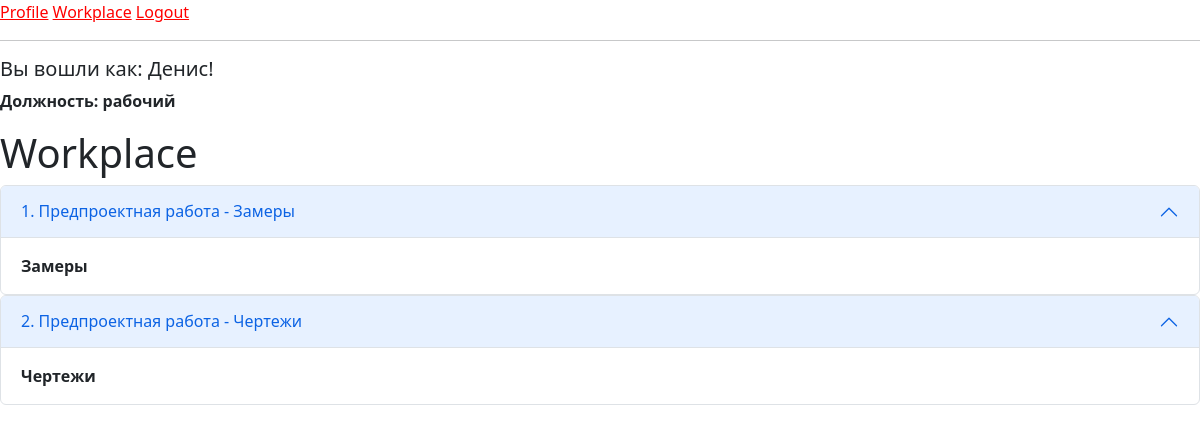
The app's page /workplace (signed in) with its own data.
### app/models.py (models this page shows, shortened)
class User(UserMixin, db.Model):
    id = db.Column(db.Integer, primary_key=True)
    first_name = db.Column(db.String(150), index=True)
    last_name = db.Column(db.String(150), index=True)
    phone = db.Column(db.String(120), index=True, unique=True)
    username = db.Column(db.String(64), index=True, unique=True)
    password_hash = db.Column(db.String(128))
    specialization_id = db.Column(db.Integer, db.ForeignKey('specialization.id'), nullable=False)
    posts = db.relationship('Post', backref='author', lazy='dynamic')
    followed = db.relationship(
        'User', secondary=followers,
        primaryjoin=(followers.c.follower_id == id),
        secondaryjoin=(followers.c.followed_id == id),
        backref=db.backref('followers', lazy='dynamic'), lazy='dynamic')

class Specialization(db.Model):
    id = db.Column(db.Integer, primary_key=True)
    job_departmet = db.Column(db.String(200), index=True)
    job_title = db.Column(db.String(150), index=True, unique=True)
    users = db.relationship('User', backref='employee',
                            lazy=True)  # this is not a table field, the code sets the relation of the specialization

class PreProduct(db.Model):
    id = db.Column(db.Integer, primary_key=True)
    number_order_client = db.Column(db.Integer, db.ForeignKey('order_client.id'), nullable=False)
    work_type = db.Column(db.Integer, db.ForeignKey('works.id'), nullable=False)
    set_worker = db.Column(db.Integer, db.ForeignKey('user.id'))
    work = db.relationship('Works', backref='work', lazy='subquery')
    worker = db.relationship('User', backref='worker', lazy='subquery')

class Works(db.Model):
    id = db.Column(db.Integer, primary_key=True)
    work_title = db.Column(db.String(150))
    work_type = db.Column(db.String(150))

### app/routes.py (the view)
@app.route('/workplace', methods=['GET', 'POST'])
@login_required
def workplace():
    order_manufacture = PreProduct.query.filter_by(set_worker=current_user.id).all()
    return render_template("workplace.html", title='Workplace', order_manufacture=order_manufacture)

### app/models.py (called while the page is built)
@login.user_loader
def load_user(id):
    return User.query.get(int(id))

### app/templates/workplace.html
{% if current_user.specialization_id is ne(2)%}
{% extends "base_bootstrap.html" %}
{% else %}
{% extends "base.html" %}
{% endif %}
{% block content %}
<h1>Workplace</h1>
{% for order in order_manufacture %}
<div class="accordion" id="accordionPanelsStayOpenExample">
  <div class="accordion-item">
    <h2 class="accordion-header" id="panelsStayOpen-headingOne">
      <button class="accordion-button" type="button" data-bs-toggle="collapse" data-bs-target="#panelsStayOpen-collapseOne" aria-expanded="true" aria-controls="panelsStayOpen-collapseOne">
        {{order.id}}. {{order.work.work_title}} - {{order.work.work_type}}
      </button>
    </h2>
    <div id="panelsStayOpen-collapseOne" class="accordion-collapse collapse show" aria-labelledby="panelsStayOpen-headingOne">
      <div class="accordion-body">
        <strong>{{order.work.work_type}}</strong>
      </div>
    </div>
  </div>
</div>
{% endfor%}
{% endblock %}

### app/templates/base.html (shortened to what this page needs)
<!doctype html>
<html>
<link href="https://cdn.jsdelivr.net/npm/bootstrap@5.2.3/dist/css/bootstrap.min.css" rel="stylesheet">
    <head>
    </head>
    <body>
        <div>
            {% if current_user.is_anonymous %}
            <a href="{{ url_for('login') }}">Login</a>
            {% else %}
            <a href="{{ url_for('user', username=current_user.username) }}" style="color: red">Profile</a>
            <a href="{{ url_for('workplace') }}" style="color: red">Workplace</a>
            <a href="{{ url_for('logout') }}" style="color: red">Logout</a>
            {% endif %}
        </div>
        <hr>
        <div>
            {% if current_user.is_authenticated %}
            <h5> Вы вошли как: {{ current_user.first_name }}!</h5>
            <p><strong>Должность: {{current_user.employee.job_title}}</strong></p>
            {% endif %}
        </div>
        {% block content %}{% endblock %}
    </body>
</html>

### records on screen
User: first_name "Денис"
Specialization: employee.job_title "рабочий"
PreProduct: id "1", work.work_title "Предпроектная работа", work.work_type "Замеры"
PreProduct: id "2", work.work_title "Предпроектная работа", work.work_type "Чертежи"
